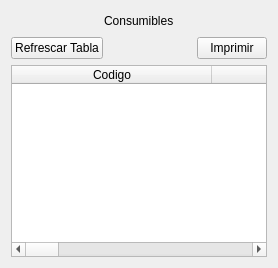
            <widget class="QWidget" name="page_Consumibles">
             <layout class="QVBoxLayout" name="verticalLayout_2">
              <item>
               <layout class="QHBoxLayout" name="horizontalLayout_2">
                <item>
                 <spacer name="horizontalSpacer">
                  <property name="orientation">
                   <enum>Qt::Horizontal</enum>
                  </property>
                  <property name="sizeHint" stdset="0">
                   <size>
                    <width>40</width>
                    <height>20</height>
                   </size>
                  </property>
                 </spacer>
                </item>
                <item>
                 <widget class="QLabel" name="label">
                  <property name="styleSheet">
                   <string notr="true">font: 87 16pt &quot;Arial Black&quot;;</string>
                  </property>
                  <property name="text">
                   <string>Consumibles</string>
                  </property>
                 </widget>
                </item>
                <item>
                 <spacer name="horizontalSpacer_2">
                  <property name="orientation">
                   <enum>Qt::Horizontal</enum>
                  </property>
                  <property name="sizeHint" stdset="0">
                   <size>
                    <width>40</width>
                    <height>20</height>
                   </size>
                  </property>
                 </spacer>
                </item>
               </layout>
              </item>
              <item>
               <layout class="QVBoxLayout" name="verticalLayout_6">
                <item>
                 <layout class="QHBoxLayout" name="horizontalLayout_9">
                  <item>
                   <widget class="QPushButton" name="bt_reload_3">
                    <property name="text">
                     <string>Refrescar Tabla</string>
                    </property>
                   </widget>
                  </item>
                  <item>
                   <spacer name="horizontalSpacer_6">
                    <property name="orientation">
                     <enum>Qt::Horizontal</enum>
                    </property>
                    <property name="sizeHint" stdset="0">
                     <size>
                      <width>40</width>
                      <height>20</height>
                     </size>
                    </property>
                   </spacer>
                  </item>
                  <item>
                   <widget class="QPushButton" name="btn_printCons">
                    <property name="maximumSize">
                     <size>
                      <width>70</width>
                      <height>16777215</height>
                     </size>
                    </property>
                    <property name="text">
                     <string>Imprimir</string>
                    </property>
                   </widget>
                  </item>
                 </layout>
                </item>
                <item>
                 <widget class="QTableWidget" name="tablaConsumibles">
                  <attribute name="horizontalHeaderDefaultSectionSize">
                   <number>200</number>
                  </attribute>
                  <column>
                   <property name="text">
                    <string>Codigo</string>
                   </property>
                  </column>
                  <column>
                   <property name="text">
                    <string>Descripcion</string>
                   </property>
                  </column>
                  <column>
                   <property name="text">
                    <string>Unidad de medida</string>
                   </property>
                  </column>
                  <column>
                   <property name="text">
                    <string>Cantidad</string>
                   </property>
                  </column>
                  <column>
                   <property name="text">
                    <string>Fecha de entrada</string>
                   </property>
                  </column>
                  <column>
                   <property name="text">
                    <string>Limite de reorden</string>
                   </property>
                  </column>
                  <column>
                   <property name="text">
                    <string>Notas</string>
                   </property>
                  </column>
                 </widget>
                </item>
               </layout>
              </item>
             </layout>
            </widget>
